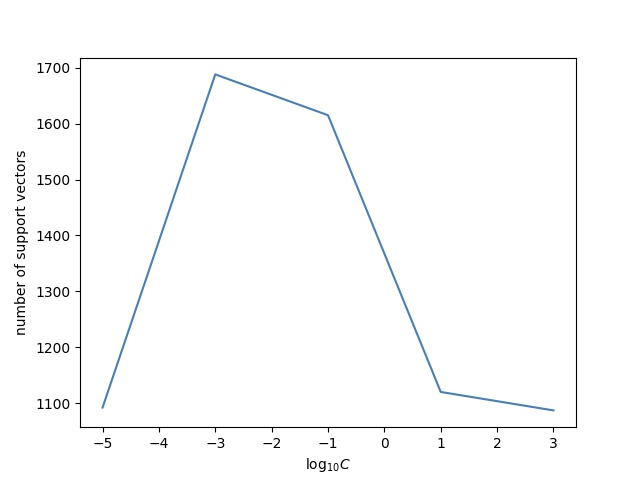

This figure's Python source:
from sklearn import svm
import numpy as np
import matplotlib.pyplot as plt
import matplotlib
matplotlib.use('Agg')
import math

target_number = 8

# convert data
f = open('features.train', 'r')
lines = f.readlines()

# if y is target_number, y = 1, else -1
all_data = np.array([ [ int(line.split()[0][0]), *map(float, line.split()[1:]) ] for line in lines ])
train_y = np.where(all_data[:,0] == target_number, 1, -1)
train_x = all_data[:,1:]

# print(train_y, train_x)
# print(f'{len(train_y)}, {len(train_x)}')
# print(train_y, train_x)
C_list = [-5, -3, -1, 1, 3]
all_w = []
n_support_vectors = []
for C in C_list:
    classifier = svm.SVC(kernel = 'poly', degree = 2, gamma = 1, coef0 = 1, C = 10 ** C)
    classifier.fit(train_x, train_y)
    print(f'*************** C is {C} ****************')
    print(f'support vectors are: {classifier.support_vectors_}\ncoefficients are: {classifier.dual_coef_}\nsupport vectors\'s indices are {classifier.support_}\n')
    # w = classifier.coef_
    # all_w.append(np.linalg.norm(w))
    n_support_vectors.append(classifier.n_support_[0] + classifier.n_support_[1])

plt.plot(C_list, n_support_vectors, color = '#497FB6')
plt.xlabel('$\log_{10} C$')
plt.ylabel('number of support vectors')
plt.savefig('13.jpg')
f.close()
